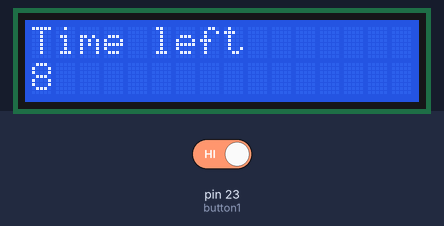
Bench run of a sketch on a simulated Arduino Mega 2560, built with avr-gcc and run on an emulated ATmega2560. Shown: 16×2 character LCD. Inputs (shaded band) come from the test bench; at power-on: pin 23 (button1) HIGH.

Above: at 2.7 s.
2.8 s: pin 23 (button1) driven LOW
At 13.6 s:
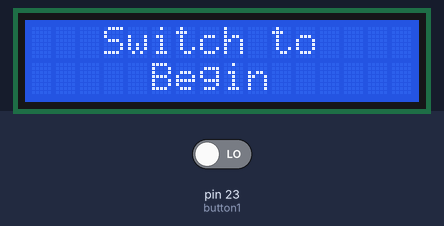
14.5 s: pin 23 (button1) driven HIGH
At 25.7 s:
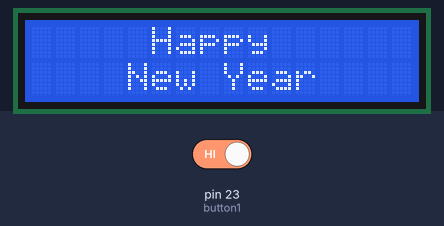
Timing chart, 0 to 27.2 s (numbered marks = the images above; inputs shaded):
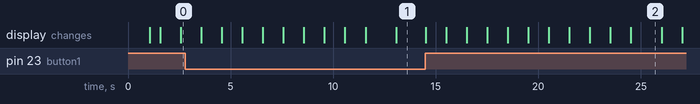

The sketch:

sketch.ino
```cpp
//import and set LCD library
#include <LiquidCrystal.h>
LiquidCrystal lcd(12, 11, 5, 4, 3, 2); //LiquidCrystal lcd("RS", "E", "D4", "D5", "D6", "D7"); <- put pins in this order
char numbers[10] = {"0123456789"};
#define button1 23
void setup() {
  pinMode(button1, INPUT);
  lcd.begin(16,2); /*begin(Columns, lines)*/
  printTest();
  delay(500);
}

void loop() {
  if(digitalRead(button1)==1){ //It will only work if the switch is on
    lcd.clear();
    NewYear(1000); //Enter the time range along with the method
  }
  else{ //Default message informing to turn on the switch
    lcd.setCursor(3,0);
    lcd.print("Switch to");
    lcd.setCursor(5,1);
    lcd.print("Begin");
  }
}


//METHODS
void printTest(){
  //To print smth -> inform where it starts printing (Column, Line)
  lcd.setCursor(2,0);
  lcd.print("Hello World!");
  lcd.setCursor(2,1);
  lcd.print("Let's start");
  delay(1000);
  lcd.clear();
}

void counting(int period){ //Count numbers from 0 to 9 and restarts when it finishes
  lcd.setCursor(0,0);
  lcd.print("Contador");

  for(int i=0;i<sizeof(numbers);i++){
    lcd.setCursor(0,1);
    lcd.print(numbers[i]);
    delay(period);
  }
  lcd.clear();

  lcd.setCursor(0,0);
  lcd.print("Restarting");
  for(int time=10;time<=13;time++){
    delay(500);
    if(time<13){
      lcd.setCursor(time,0);
      lcd.print(".");
    }
  }

  lcd.clear();
  delay(200);
}

void NewYear(int period){ //Simulates a countdown and prints a New Year message
  lcd.setCursor(0,0);
  lcd.print("Time left");
  for(int i=10;i>0;i--){
    lcd.setCursor(0,1);
    lcd.print(numbers[(i-1)]);
    delay(period);
  }
  lcd.clear();

  lcd.setCursor(5,0);
  lcd.print("Happy");
  lcd.setCursor(4,1);
  lcd.print("New Year");
  delay(1500);
  lcd.clear();
}
```

Measured:
- after the input at 2.8 s, the display: first differs from a run without the input after 10.3 s (image 1)
- after the input at 14.5 s, the display: first changes at once (image 2 shows a later state)
